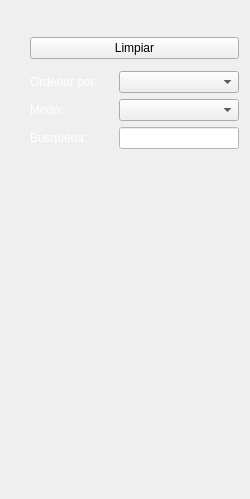
<?xml version="1.0" encoding="UTF-8"?>
<ui version="4.0">
 <class>BarraBusqueda</class>
 <widget class="QWidget" name="BarraBusqueda">
  <property name="geometry">
   <rect>
    <x>0</x>
    <y>0</y>
    <width>250</width>
    <height>499</height>
   </rect>
  </property>
  <property name="maximumSize">
   <size>
    <width>250</width>
    <height>16777215</height>
   </size>
  </property>
  <property name="windowTitle">
   <string>Form</string>
  </property>
  <layout class="QVBoxLayout" name="layout">
   <property name="leftMargin">
    <number>30</number>
   </property>
   <property name="bottomMargin">
    <number>15</number>
   </property>
   <item>
    <layout class="QHBoxLayout" name="horizontalLayout_3">
     <item>
      <spacer name="horizontalSpacer">
       <property name="orientation">
        <enum>Qt::Horizontal</enum>
       </property>
       <property name="sizeHint" stdset="0">
        <size>
         <width>40</width>
         <height>20</height>
        </size>
       </property>
      </spacer>
     </item>
     <item>
      <widget class="QLabel" name="label_30">
       <property name="text">
        <string/>
       </property>
       <property name="pixmap">
        <pixmap resource="../maya.qrc">:/Icons/PNG/busca_filtra.png</pixmap>
       </property>
       <property name="scaledContents">
        <bool>false</bool>
       </property>
      </widget>
     </item>
    </layout>
   </item>
   <item>
    <widget class="QPushButton" name="btnLimpiar">
     <property name="text">
      <string>Limpiar</string>
     </property>
     <property name="icon">
      <iconset resource="../maya.qrc">
       <normaloff>:/Icons/PNG/clean.png</normaloff>:/Icons/PNG/clean.png</iconset>
     </property>
    </widget>
   </item>
   <item>
    <widget class="QFrame" name="zona1">
     <property name="frameShape">
      <enum>QFrame::StyledPanel</enum>
     </property>
     <property name="frameShadow">
      <enum>QFrame::Plain</enum>
     </property>
     <property name="lineWidth">
      <number>0</number>
     </property>
    </widget>
   </item>
   <item>
    <layout class="QGridLayout" name="gridLayout">
     <item row="0" column="0" colspan="2">
      <widget class="QLabel" name="label_22">
       <property name="styleSheet">
        <string notr="true">color: rgb(255, 255, 255);</string>
       </property>
       <property name="text">
        <string>Ordenar por:</string>
       </property>
      </widget>
     </item>
     <item row="0" column="2" colspan="2">
      <widget class="QComboBox" name="cboOrden">
       <property name="minimumSize">
        <size>
         <width>120</width>
         <height>0</height>
        </size>
       </property>
      </widget>
     </item>
     <item row="2" column="0" colspan="2">
      <widget class="QLabel" name="label_17">
       <property name="styleSheet">
        <string notr="true">color: rgb(255, 255, 255);</string>
       </property>
       <property name="text">
        <string>Busqueda:</string>
       </property>
      </widget>
     </item>
     <item row="1" column="2" colspan="2">
      <widget class="QComboBox" name="cboModo"/>
     </item>
     <item row="2" column="2" colspan="2">
      <widget class="QLineEdit" name="txtBuscar">
       <property name="styleSheet">
        <string notr="true">background-color: rgb(255, 255, 255);</string>
       </property>
      </widget>
     </item>
     <item row="1" column="0" colspan="2">
      <widget class="QLabel" name="label_23">
       <property name="styleSheet">
        <string notr="true">color: rgb(255, 255, 255);</string>
       </property>
       <property name="text">
        <string>Modo:</string>
       </property>
      </widget>
     </item>
    </layout>
   </item>
   <item>
    <spacer name="verticalSpacer">
     <property name="orientation">
      <enum>Qt::Vertical</enum>
     </property>
     <property name="sizeHint" stdset="0">
      <size>
       <width>20</width>
       <height>40</height>
      </size>
     </property>
    </spacer>
   </item>
  </layout>
 </widget>
 <resources>
  <include location="../maya.qrc"/>
 </resources>
 <connections/>
</ui>
